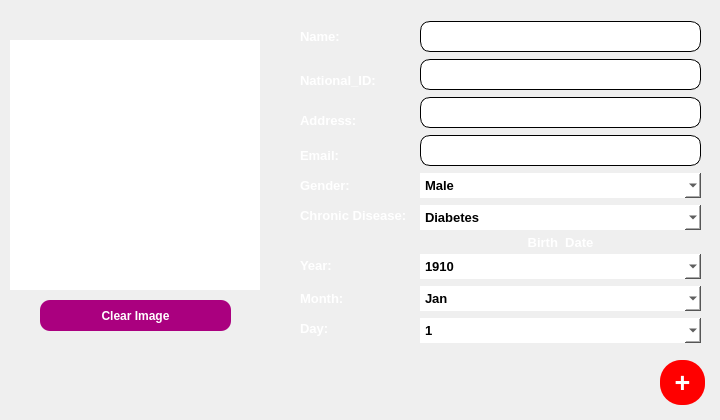
                    <widget class="QWidget" name="scrollAreaWidgetContents">
                     <property name="geometry">
                      <rect>
                       <x>0</x>
                       <y>0</y>
                       <width>720</width>
                       <height>420</height>
                      </rect>
                     </property>
                     <widget class="QPushButton" name="p_adding_info_btn">
                      <property name="geometry">
                       <rect>
                        <x>660</x>
                        <y>360</y>
                        <width>45</width>
                        <height>45</height>
                       </rect>
                      </property>
                      <property name="font">
                       <font>
                        <pointsize>20</pointsize>
                        <weight>75</weight>
                        <bold>true</bold>
                       </font>
                      </property>
                      <property name="styleSheet">
                       <string notr="true">QPushButton{
color: rgb(255, 255, 255);
background-color: rgb(255, 0, 0);
border-radius:21px;}

QPushButton::pressed{
background-color: rgb(170, 255, 255);
	color: rgb(0, 0, 0);
    border-style:inset;

}</string>
                      </property>
                      <property name="text">
                       <string>+</string>
                      </property>
                     </widget>
                     <widget class="QLabel" name="p_name_lbl">
                      <property name="geometry">
                       <rect>
                        <x>300</x>
                        <y>30</y>
                        <width>47</width>
                        <height>13</height>
                       </rect>
                      </property>
                      <property name="font">
                       <font>
                        <pointsize>10</pointsize>
                        <weight>75</weight>
                        <bold>true</bold>
                       </font>
                      </property>
                      <property name="styleSheet">
                       <string notr="true">color: rgb(255, 255, 255);</string>
                      </property>
                      <property name="text">
                       <string>Name:</string>
                      </property>
                     </widget>
                     <widget class="QLabel" name="p_n_ID_lbl">
                      <property name="geometry">
                       <rect>
                        <x>300</x>
                        <y>70</y>
                        <width>81</width>
                        <height>20</height>
                       </rect>
                      </property>
                      <property name="font">
                       <font>
                        <pointsize>10</pointsize>
                        <weight>75</weight>
                        <bold>true</bold>
                       </font>
                      </property>
                      <property name="styleSheet">
                       <string notr="true">color: rgb(255, 255, 255);</string>
                      </property>
                      <property name="text">
                       <string>National_ID:</string>
                      </property>
                     </widget>
                     <widget class="QLabel" name="p_add_lbl">
                      <property name="geometry">
                       <rect>
                        <x>300</x>
                        <y>110</y>
                        <width>61</width>
                        <height>20</height>
                       </rect>
                      </property>
                      <property name="font">
                       <font>
                        <pointsize>10</pointsize>
                        <weight>75</weight>
                        <bold>true</bold>
                       </font>
                      </property>
                      <property name="styleSheet">
                       <string notr="true">color: rgb(255, 255, 255);</string>
                      </property>
                      <property name="text">
                       <string>Address:</string>
                      </property>
                     </widget>
                     <widget class="QLabel" name="p_gender_lbl">
                      <property name="geometry">
                       <rect>
                        <x>300</x>
                        <y>175</y>
                        <width>61</width>
                        <height>20</height>
                       </rect>
                      </property>
                      <property name="font">
                       <font>
                        <pointsize>10</pointsize>
                        <weight>75</weight>
                        <bold>true</bold>
                       </font>
                      </property>
                      <property name="styleSheet">
                       <string notr="true">color: rgb(255, 255, 255);</string>
                      </property>
                      <property name="text">
                       <string>Gender:</string>
                      </property>
                     </widget>
                     <widget class="QLabel" name="p_chronic_lbl_2">
                      <property name="geometry">
                       <rect>
                        <x>300</x>
                        <y>205</y>
                        <width>111</width>
                        <height>20</height>
                       </rect>
                      </property>
                      <property name="font">
                       <font>
                        <pointsize>10</pointsize>
                        <weight>75</weight>
                        <bold>true</bold>
                       </font>
                      </property>
                      <property name="styleSheet">
                       <string notr="true">color: rgb(255, 255, 255);</string>
                      </property>
                      <property name="text">
                       <string>Chronic Disease: </string>
                      </property>
                     </widget>
                     <widget class="QLabel" name="p_month_lbl_4">
                      <property name="geometry">
                       <rect>
                        <x>300</x>
                        <y>288</y>
                        <width>51</width>
                        <height>20</height>
                       </rect>
                      </property>
                      <property name="font">
                       <font>
                        <pointsize>10</pointsize>
                        <weight>75</weight>
                        <bold>true</bold>
                       </font>
                      </property>
                      <property name="styleSheet">
                       <string notr="true">color: rgb(255, 255, 255);</string>
                      </property>
                      <property name="text">
                       <string>Month:</string>
                      </property>
                     </widget>
                     <widget class="QLabel" name="p_day_lbl_5">
                      <property name="geometry">
                       <rect>
                        <x>300</x>
                        <y>318</y>
                        <width>31</width>
                        <height>20</height>
                       </rect>
                      </property>
                      <property name="font">
                       <font>
                        <pointsize>10</pointsize>
                        <weight>75</weight>
                        <bold>true</bold>
                       </font>
                      </property>
                      <property name="styleSheet">
                       <string notr="true">color: rgb(255, 255, 255);</string>
                      </property>
                      <property name="text">
                       <string>Day:</string>
                      </property>
                     </widget>
                     <widget class="QLabel" name="p_year_lbl_6">
                      <property name="geometry">
                       <rect>
                        <x>300</x>
                        <y>255</y>
                        <width>41</width>
                        <height>20</height>
                       </rect>
                      </property>
                      <property name="font">
                       <font>
                        <pointsize>10</pointsize>
                        <weight>75</weight>
                        <bold>true</bold>
                       </font>
                      </property>
                      <property name="styleSheet">
                       <string notr="true">color: rgb(255, 255, 255);</string>
                      </property>
                      <property name="text">
                       <string>Year:</string>
                      </property>
                     </widget>
                     <widget class="QLabel" name="p_photo">
                      <property name="geometry">
                       <rect>
                        <x>10</x>
                        <y>40</y>
                        <width>250</width>
                        <height>250</height>
                       </rect>
                      </property>
                      <property name="styleSheet">
                       <string notr="true">color: rgb(255, 255, 255);
background-color: rgb(255, 255, 255);
border-style:outset;
</string>
                      </property>
                      <property name="text">
                       <string/>
                      </property>
                      <property name="alignment">
                       <set>Qt::AlignCenter</set>
                      </property>
                     </widget>
                     <widget class="QLabel" name="p_email_lbl">
                      <property name="geometry">
                       <rect>
                        <x>300</x>
                        <y>145</y>
                        <width>61</width>
                        <height>20</height>
                       </rect>
                      </property>
                      <property name="font">
                       <font>
                        <pointsize>10</pointsize>
                        <weight>75</weight>
                        <bold>true</bold>
                       </font>
                      </property>
                      <property name="styleSheet">
                       <string notr="true">color: rgb(255, 255, 255);</string>
                      </property>
                      <property name="text">
                       <string>Email:</string>
                      </property>
                     </widget>
                     <widget class="QWidget" name="layoutWidget">
                      <property name="geometry">
                       <rect>
                        <x>420</x>
                        <y>20</y>
                        <width>281</width>
                        <height>331</height>
                       </rect>
                      </property>
                      <layout class="QVBoxLayout" name="verticalLayout_11">
                       <item>
                        <widget class="QLineEdit" name="p_Name">
                         <property name="minimumSize">
                          <size>
                           <width>211</width>
                           <height>31</height>
                          </size>
                         </property>
                         <property name="font">
                          <font>
                           <pointsize>10</pointsize>
                           <weight>75</weight>
                           <bold>true</bold>
                          </font>
                         </property>
                         <property name="styleSheet">
                          <string notr="true">background-color: rgb(255, 255, 255);
border-style:solid;
border-radius:10px;
border-width:1px;</string>
                         </property>
                         <property name="text">
                          <string/>
                         </property>
                        </widget>
                       </item>
                       <item>
                        <widget class="QLineEdit" name="p_N_ID">
                         <property name="minimumSize">
                          <size>
                           <width>211</width>
                           <height>31</height>
                          </size>
                         </property>
                         <property name="font">
                          <font>
                           <pointsize>10</pointsize>
                           <weight>75</weight>
                           <bold>true</bold>
                          </font>
                         </property>
                         <property name="styleSheet">
                          <string notr="true">background-color: rgb(255, 255, 255);
border-style:solid;
border-radius:10px;
border-width:1px;
</string>
                         </property>
                        </widget>
                       </item>
                       <item>
                        <widget class="QLineEdit" name="p_address">
                         <property name="minimumSize">
                          <size>
                           <width>211</width>
                           <height>31</height>
                          </size>
                         </property>
                         <property name="font">
                          <font>
                           <pointsize>10</pointsize>
                           <weight>75</weight>
                           <bold>true</bold>
                          </font>
                         </property>
                         <property name="styleSheet">
                          <string notr="true">background-color: rgb(255, 255, 255);
border-style:solid;
border-radius:10px;
border-width:1px;</string>
                         </property>
                        </widget>
                       </item>
                       <item>
                        <widget class="QLineEdit" name="p_email">
                         <property name="minimumSize">
                          <size>
                           <width>211</width>
                           <height>31</height>
                          </size>
                         </property>
                         <property name="font">
                          <font>
                           <pointsize>10</pointsize>
                           <weight>75</weight>
                           <bold>true</bold>
                          </font>
                         </property>
                         <property name="styleSheet">
                          <string notr="true">background-color: rgb(255, 255, 255);
border-style:solid;
border-radius:10px;
border-width:1px;</string>
                         </property>
                        </widget>
                       </item>
                       <item>
                        <widget class="QComboBox" name="p_gender">
                         <property name="minimumSize">
                          <size>
                           <width>0</width>
                           <height>25</height>
                          </size>
                         </property>
                         <property name="font">
                          <font>
                           <pointsize>10</pointsize>
                           <weight>75</weight>
                           <bold>true</bold>
                          </font>
                         </property>
                         <property name="styleSheet">
                          <string notr="true">background-color: rgb(255, 255, 255);
border-style:solid;



</string>
                         </property>
                         <property name="editable">
                          <bool>false</bool>
                         </property>
                         <item>
                          <property name="text">
                           <string>Male</string>
                          </property>
                         </item>
                         <item>
                          <property name="text">
                           <string>Female</string>
                          </property>
                         </item>
                        </widget>
                       </item>
                       <item>
                        <widget class="QComboBox" name="p_chronic">
                         <property name="minimumSize">
                          <size>
                           <width>211</width>
                           <height>25</height>
                          </size>
                         </property>
                         <property name="font">
                          <font>
                           <pointsize>10</pointsize>
                           <weight>75</weight>
                           <bold>true</bold>
                          </font>
                         </property>
                         <property name="styleSheet">
                          <string notr="true">background-color: rgb(255, 255, 255);
border-style:solid;



</string>
                         </property>
                         <property name="editable">
                          <bool>false</bool>
                         </property>
                         <item>
                          <property name="text">
                           <string>Diabetes</string>
                          </property>
                         </item>
                         <item>
                          <property name="text">
                           <string>Cystic Fibrosis</string>
                          </property>
                         </item>
                         <item>
                          <property name="text">
                           <string>Artritis</string>
                          </property>
                         </item>
                         <item>
                          <property name="text">
                           <string>Eating Disorders</string>
                          </property>
                         </item>
                         <item>
                          <property name="text">
                           <string>Obesity</string>
                          </property>
                         </item>
                         <item>
                          <property name="text">
                           <string>Asthma</string>
                          </property>
                         </item>
                         <item>
                          <property name="text">
                           <string>Cancer</string>
                          </property>
                         </item>
                         <item>
                          <property name="text">
                           <string>Other</string>
                          </property>
                         </item>
                        </widget>
                       </item>
                       <item>
                        <widget class="QLabel" name="p_brith_lbl_3">
                         <property name="maximumSize">
                          <size>
                           <width>16777215</width>
                           <height>10</height>
                          </size>
                         </property>
                         <property name="font">
                          <font>
                           <pointsize>10</pointsize>
                           <weight>75</weight>
                           <bold>true</bold>
                          </font>
                         </property>
                         <property name="styleSheet">
                          <string notr="true">color: rgb(255, 255, 255);</string>
                         </property>
                         <property name="text">
                          <string>Birth_Date</string>
                         </property>
                         <property name="alignment">
                          <set>Qt::AlignCenter</set>
                         </property>
                        </widget>
                       </item>
                       <item>
                        <widget class="QComboBox" name="p_year">
                         <property name="minimumSize">
                          <size>
                           <width>211</width>
                           <height>25</height>
                          </size>
                         </property>
                         <property name="font">
                          <font>
                           <pointsize>10</pointsize>
                           <weight>75</weight>
                           <bold>true</bold>
                          </font>
                         </property>
                         <property name="styleSheet">
                          <string notr="true">background-color: rgb(255, 255, 255);
border-style:solid;



</string>
                         </property>
                         <property name="editable">
                          <bool>false</bool>
                         </property>
                         <item>
                          <property name="text">
                           <string>1910</string>
                          </property>
                         </item>
                         <item>
                          <property name="text">
                           <string>1911</string>
                          </property>
                         </item>
                        </widget>
                       </item>
                       <item>
                        <widget class="QComboBox" name="p_month">
                         <property name="minimumSize">
                          <size>
                           <width>0</width>
                           <height>25</height>
                          </size>
                         </property>
                         <property name="font">
                          <font>
                           <pointsize>10</pointsize>
                           <weight>75</weight>
                           <bold>true</bold>
                          </font>
                         </property>
                         <property name="styleSheet">
                          <string notr="true">background-color: rgb(255, 255, 255);
border-style:solid;



</string>
                         </property>
                         <property name="editable">
                          <bool>false</bool>
                         </property>
                         <item>
                          <property name="text">
                           <string>Jan</string>
                          </property>
                         </item>
                         <item>
                          <property name="text">
                           <string>Feb</string>
                          </property>
                         </item>
                         <item>
                          <property name="text">
                           <string>Mar</string>
                          </property>
                         </item>
                         <item>
                          <property name="text">
                           <string>Apr</string>
                          </property>
                         </item>
                         <item>
                          <property name="text">
                           <string>May</string>
                          </property>
                         </item>
                         <item>
                          <property name="text">
                           <string>Jun</string>
                          </property>
                         </item>
                         <item>
                          <property name="text">
                           <string>Jul</string>
                          </property>
                         </item>
                         <item>
                          <property name="text">
                           <string>Aug</string>
                          </property>
                         </item>
                         <item>
                          <property name="text">
                           <string>Sep</string>
                          </property>
                         </item>
                         <item>
                          <property name="text">
                           <string>Oct</string>
                          </property>
                         </item>
                         <item>
                          <property name="text">
                           <string>Nov</string>
                          </property>
                         </item>
                         <item>
                          <property name="text">
                           <string>Dec</string>
                          </property>
                         </item>
                        </widget>
                       </item>
                       <item>
                        <widget class="QComboBox" name="p_day">
                         <property name="minimumSize">
                          <size>
                           <width>0</width>
                           <height>25</height>
                          </size>
                         </property>
                         <property name="font">
                          <font>
                           <pointsize>10</pointsize>
                           <weight>75</weight>
                           <bold>true</bold>
                          </font>
                         </property>
                         <property name="styleSheet">
                          <string notr="true">background-color: rgb(255, 255, 255);
border-style:solid;



</string>
                         </property>
                         <property name="editable">
                          <bool>false</bool>
                         </property>
                         <item>
                          <property name="text">
                           <string>1</string>
                          </property>
                         </item>
                         <item>
                          <property name="text">
                           <string>2</string>
                          </property>
                         </item>
                         <item>
                          <property name="text">
                           <string>3</string>
                          </property>
                         </item>
                         <item>
                          <property name="text">
                           <string>4</string>
                          </property>
                         </item>
                         <item>
                          <property name="text">
                           <string>5</string>
                          </property>
                         </item>
                         <item>
                          <property name="text">
                           <string>6</string>
                          </property>
                         </item>
                         <item>
                          <property name="text">
                           <string>7</string>
                          </property>
                         </item>
                         <item>
                          <property name="text">
                           <string>8</string>
                          </property>
                         </item>
                         <item>
                          <property name="text">
                           <string>9</string>
                          </property>
                         </item>
                         <item>
                          <property name="text">
                           <string>10</string>
                          </property>
                         </item>
                         <item>
                          <property name="text">
                           <string>11</string>
                          </property>
                         </item>
                         <item>
                          <property name="text">
                           <string>12</string>
                          </property>
                         </item>
                         <item>
                          <property name="text">
                           <string>13</string>
                          </property>
                         </item>
                         <item>
                          <property name="text">
                           <string>14</string>
                          </property>
                         </item>
                         <item>
                          <property name="text">
                           <string>15</string>
                          </property>
                         </item>
                         <item>
                          <property name="text">
                           <string>16</string>
                          </property>
                         </item>
                         <item>
                          <property name="text">
                           <string>17</string>
                          </property>
                         </item>
                         <item>
                          <property name="text">
                           <string>18</string>
                          </property>
                         </item>
                         <item>
                          <property name="text">
                           <string>19</string>
                          </property>
                         </item>
                         <item>
                          <property name="text">
                           <string>20</string>
                          </property>
                         </item>
                         <item>
                          <property name="text">
                           <string>21</string>
                          </property>
                         </item>
                         <item>
                          <property name="text">
                           <string>22</string>
                          </property>
                         </item>
                         <item>
                          <property name="text">
                           <string>23</string>
                          </property>
                         </item>
                         <item>
                          <property name="text">
                           <string>24</string>
                          </property>
                         </item>
                         <item>
                          <property name="text">
                           <string>25</string>
                          </property>
                         </item>
                         <item>
                          <property name="text">
                           <string>26</string>
                          </property>
                         </item>
                         <item>
                          <property name="text">
                           <string>27</string>
                          </property>
                         </item>
                         <item>
                          <property name="text">
                           <string>28</string>
                          </property>
                         </item>
                         <item>
                          <property name="text">
                           <string>29</string>
                          </property>
                         </item>
                         <item>
                          <property name="text">
                           <string>30</string>
                          </property>
                         </item>
                         <item>
                          <property name="text">
                           <string>31</string>
                          </property>
                         </item>
                        </widget>
                       </item>
                      </layout>
                     </widget>
                     <widget class="QPushButton" name="p_clr_image_btn">
                      <property name="geometry">
                       <rect>
                        <x>40</x>
                        <y>300</y>
                        <width>191</width>
                        <height>31</height>
                       </rect>
                      </property>
                      <property name="font">
                       <font>
                        <pointsize>9</pointsize>
                        <weight>75</weight>
                        <bold>true</bold>
                       </font>
                      </property>
                      <property name="styleSheet">
                       <string notr="true">QPushButton{
background-color: rgb(170, 0, 127);
color:white;
border-style:outset;
border-radius:10px;
}

QPushButton::pressed{
background-color: rgb(255, 255, 255);
color: rgb(170, 0, 127);
 border-style:inset;

}</string>
                      </property>
                      <property name="text">
                       <string>Clear Image</string>
                      </property>
                     </widget>
                    </widget>
